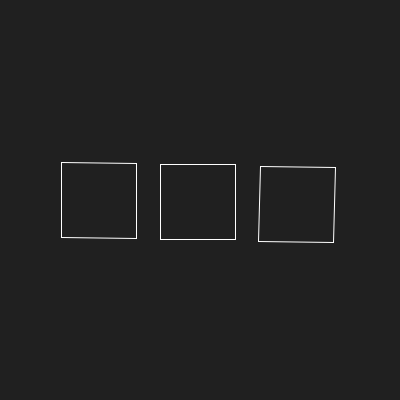
Frame 1 (no input)
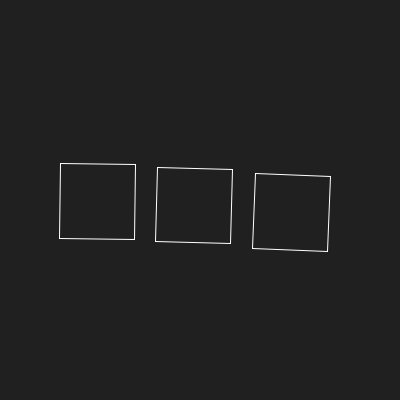
Frame 60 (the mouse pressed at the canvas centre just before this capture)
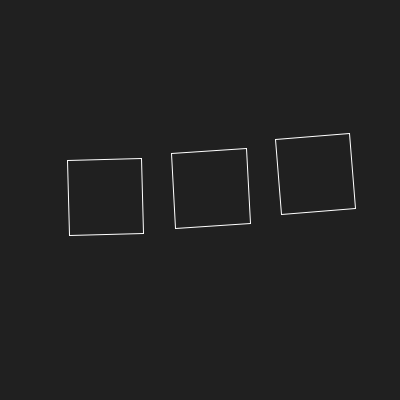
Frame 120 (the mouse held since frame 60 and released just before this capture)

The Processing sketch that drew these frames (run headless with seeded random() and noise(); from frame 60 on, the mouse is pressed at the canvas centre):

// Processing sketch: build
// ── build.pde
/* 

Aprendiendo Processing - rotate();

- Tres cuadrados girando alrededor de 0, 0

José Vicente Araújo
http://dunadigital.com 
svcnt@dunadigital.com
junio 2015
Processing 2.2.1

*/


//VARIABLES GLOBALES

//SETUP
void setup() {
	size(400,400);
	background(#202020);
	noFill();
	stroke(255);
	rectMode(CENTER);
	smooth();
}

//LOOP
void draw() {
	background(#202020);
	rotate(sin(frameCount*0.05)*0.1);
	rect(width*0.25, height*0.5, 75, 75);
	rotate(sin(frameCount*0.05)*0.1);
	rect(width*0.5, height*0.5, 75, 75);
	rotate(sin(frameCount*0.05)*0.1);
	rect(width*0.75, height*0.5, 75, 75);
}
